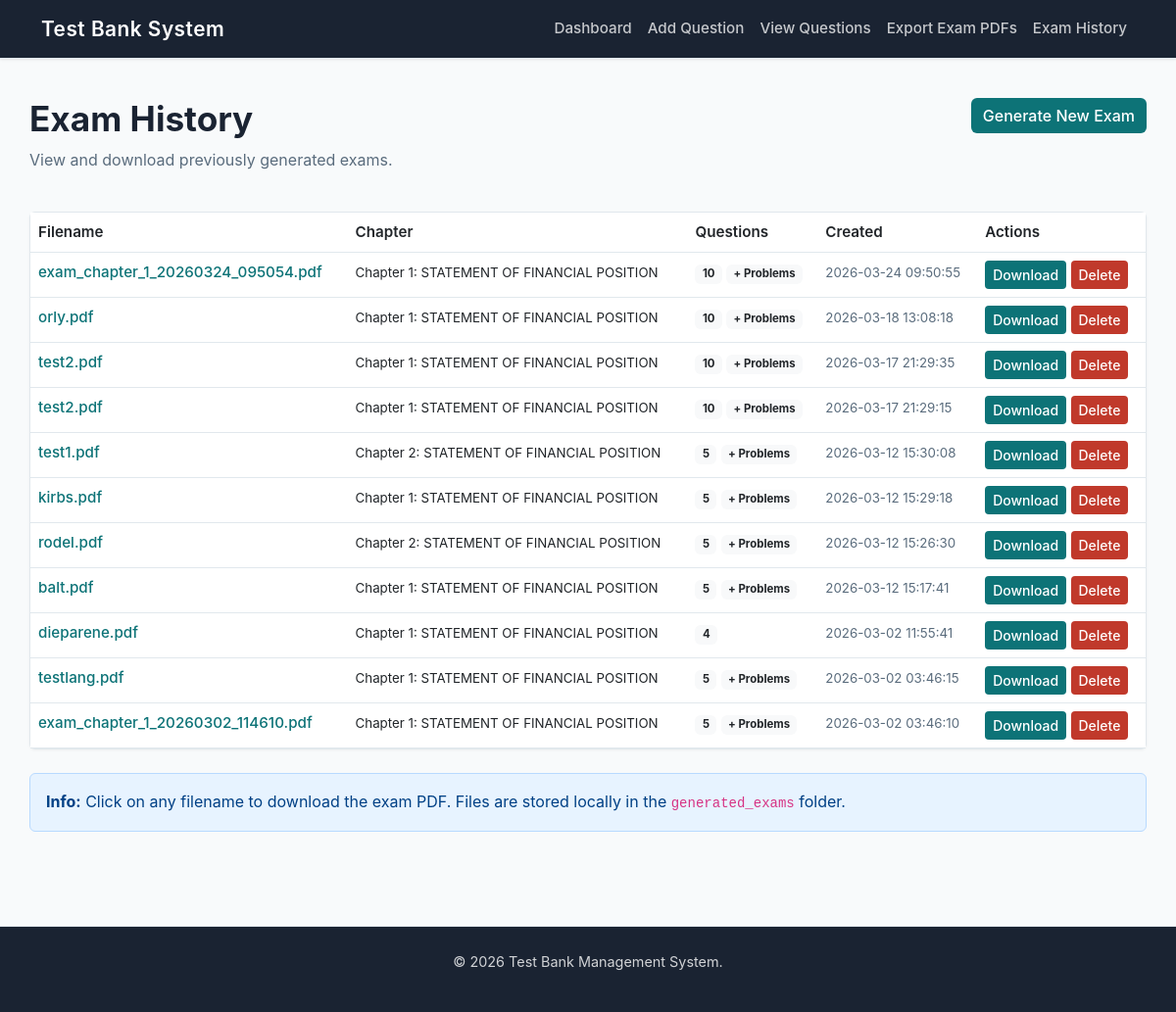
The page /exam_history on the database its author committed.
### tables this page shows
CREATE TABLE exam_history (
            id INTEGER PRIMARY KEY AUTOINCREMENT,
            chapter_id INTEGER NOT NULL,
            filename TEXT NOT NULL,
            file_path TEXT NOT NULL,
            created_date TIMESTAMP DEFAULT CURRENT_TIMESTAMP,
            num_questions INTEGER NOT NULL,
            include_problems INTEGER DEFAULT 0,
            FOREIGN KEY (chapter_id) REFERENCES chapters(id)
        );

CREATE TABLE chapters (
            id INTEGER PRIMARY KEY AUTOINCREMENT,
            chapter_number INTEGER NOT NULL,
            chapter_title TEXT NOT NULL
        );

### app.py (the view)
@app.route("/exam_history")
def exam_history():
    conn = get_db()
    cursor = conn.cursor()
    cursor.execute("""
        SELECT eh.*, c.chapter_number, c.chapter_title
        FROM exam_history eh
        JOIN chapters c ON eh.chapter_id = c.id
        ORDER BY eh.created_date DESC
    """)
    exams = cursor.fetchall()
    conn.close()
    return render_template("exam_history.html", exams=exams)

### app.py (called while the page is built)
def get_db():
    conn = sqlite3.connect("testbank.db")
    conn.row_factory = sqlite3.Row
    return conn

### templates/exam_history.html (shortened to what this page needs)
{% extends "base.html" %}
{% block content %}
<div class="row mb-4">
    <div class="col-md-8">
        <h1>Exam History</h1>
        <p class="text-muted">View and download previously generated exams.</p>
    </div>
    <div class="col-md-4 text-end">
        <a href="/generate_exam" class="btn btn-primary">Generate New Exam</a>
    </div>
</div>
{% if exams %}
<div class="card">
    <div class="table-responsive">
        <table class="table table-hover mb-0">
            <thead>
                <tr>
                    <th>Filename</th>
                    <th>Chapter</th>
                    <th>Questions</th>
                    <th>Created</th>
                    <th>Actions</th>
                </tr>
            </thead>
            <tbody>
                {% for exam in exams %}
                <tr>
                    <td>
                        <a href="/download_exam/{{ exam.id }}" style="color: #0d7377; text-decoration: none; font-weight: 500;">
                            {{ exam.filename }}
                        </a>
                    </td>
                    <td>
                        <small>Chapter {{ exam.chapter_number }}: {{ exam.chapter_title }}</small>
                    </td>
                    <td>
                        <span class="badge bg-light text-dark">{{ exam.num_questions }}</span>
                        {% if exam.include_problems %}<span class="badge bg-light text-dark">+ Problems</span>{% endif %}
                    </td>
                    <td>
                        <small class="text-muted">{{ exam.created_date }}</small>
                    </td>
                    <td>
                        <a href="/download_exam/{{ exam.id }}" class="btn btn-sm btn-primary">Download</a>
                        <form action="/delete_exam/{{ exam.id }}" method="POST" style="display: inline;">
                            <button type="submit" class="btn btn-sm btn-danger" onclick="return confirm('Delete this exam from history?')">Delete</button>
                        </form>
                    </td>
                </tr>
                {% endfor %}
            </tbody>
        </table>
    </div>
</div>
<div class="alert alert-info mt-4">
    <p style="margin-bottom: 0;"><strong>Info:</strong> Click on any filename to download the exam PDF. Files are stored locally in the <code>generated_exams</code> folder.</p>
</div>
{% else %}
<div class="alert alert-info">
    <strong>No exams generated yet.</strong> <a href="/generate_exam">Generate your first exam</a> to see it appear in this history.
</div>
{% endif %}
{% endblock %}

### templates/base.html (shortened to what this page needs)
<!DOCTYPE html>
<html lang="en">
<head>
    <link href="https://cdn.jsdelivr.net/npm/bootstrap@5.3.0/dist/css/bootstrap.min.css" rel="stylesheet">
</head>
<body>
    <nav class="navbar navbar-expand-lg navbar-dark">
        <div class="container-lg">
            <a class="navbar-brand" href="/">Test Bank System</a>
            <div class="collapse navbar-collapse" id="navbarNav">
                <ul class="navbar-nav ms-auto">
                    <li class="nav-item">
                        <a class="nav-link" href="/">Dashboard</a>
                    </li>
                    <li class="nav-item">
                        <a class="nav-link" href="/add_question">Add Question</a>
                    </li>
                    <li class="nav-item">
                        <a class="nav-link" href="/chapters">View Questions</a>
                    </li>
                    <li class="nav-item">
                        <a class="nav-link" href="/generate_exam">Export Exam PDFs</a>
                    </li>
                    <li class="nav-item">
                        <a class="nav-link" href="/exam_history">Exam History</a>
                    </li>
                </ul>
            </div>
        </div>
    </nav>
    <div class="container-lg container-main">
        {% block content %}{% endblock %}
    </div>
    <footer>
        <p>&copy; 2026 Test Bank Management System.</p>
    </footer>
</body>
</html>

### templates/base.html (style rules this page uses)
:root { --primary-dark: #1a2332; --primary-light: #2d3e50; --accent-teal: #0d7377; --accent-light: #4ecdc4; --text-dark: #2b3e4f; --text-light: #5a6c7d; --bg-light: #f8fafb; --bg-white: #ffffff; --border-color: #e1e8ed; --success: #27ae60; --warning: #f39c12; --danger: #c0392b; --info: #3498db; }
* { font-family: -apple-system, BlinkMacSystemFont, 'Segoe UI', 'Roboto', 'Oxygen', 'Ubuntu', 'Cantarell', 'Fira Sans', 'Droid Sans', 'Helvetica Neue', sans-serif; }
body { display: flex; flex-direction: column; min-height: 100vh; background-color: var(--bg-light); color: var(--text-dark); line-height: 1.6; }
nav.navbar { background-color: var(--primary-dark); box-shadow: 0 1px 3px rgba(0, 0, 0, 0.08); border-bottom: 1px solid var(--border-color); }
nav.navbar .navbar-brand { font-weight: 600; font-size: 1.3rem; color: var(--bg-white) !important; letter-spacing: 0.5px; }
nav.navbar .nav-link { color: rgba(255, 255, 255, 0.75) !important; transition: color 0.2s; font-weight: 500; font-size: 0.95rem; }
.container-main { flex: 1; padding: 40px 0; }
.card { border: 1px solid var(--border-color); border-radius: 6px; box-shadow: 0 1px 3px rgba(0, 0, 0, 0.05); transition: box-shadow 0.3s, border-color 0.3s; background-color: var(--bg-white); }
.btn-primary { background-color: var(--accent-teal); border: none; font-weight: 500; transition: all 0.2s; }
.btn-danger { background-color: var(--danger); border: none; font-weight: 500; }
h1 { color: var(--primary-dark); font-weight: 700; margin-bottom: 8px; font-size: 2.2rem; }
.text-muted { color: var(--text-light) !important; }
.alert { border: 1px solid rgba(0, 0, 0, 0.05); border-radius: 6px; }
.alert-info { background-color: #e7f3ff; color: #004085; border-color: #b8daff; }
footer { background-color: var(--primary-dark); color: rgba(255, 255, 255, 0.8); text-align: center; padding: 24px; margin-top: 40px; font-size: 0.9rem; border-top: 1px solid var(--border-color); }
table { font-size: 0.95rem; }
th { background-color: var(--bg-light); color: var(--primary-dark); font-weight: 600; border-bottom: 2px solid var(--border-color); }
td { border-color: var(--border-color); }

### rows shown on the page
exam_history: filename "exam_chapter_1_20260324_095054.pdf", chapter_number "1", chapter_title "STATEMENT OF FINANCIAL POSITION", num_questions "10", include_problems "+ Problems", created_date "2026-03-24 09:50:55"
exam_history: filename "orly.pdf", chapter_number "1", chapter_title "STATEMENT OF FINANCIAL POSITION", num_questions "10", include_problems "+ Problems", created_date "2026-03-18 13:08:18"
exam_history: filename "test2.pdf", chapter_number "1", chapter_title "STATEMENT OF FINANCIAL POSITION", num_questions "10", include_problems "+ Problems", created_date "2026-03-17 21:29:35"
exam_history: filename "test2.pdf", chapter_number "1", chapter_title "STATEMENT OF FINANCIAL POSITION", num_questions "10", include_problems "+ Problems", created_date "2026-03-17 21:29:15"
exam_history: filename "test1.pdf", chapter_number "2", chapter_title "STATEMENT OF FINANCIAL POSITION", num_questions "5", include_problems "+ Problems", created_date "2026-03-12 15:30:08"
exam_history: filename "kirbs.pdf", chapter_number "1", chapter_title "STATEMENT OF FINANCIAL POSITION", num_questions "5", include_problems "+ Problems", created_date "2026-03-12 15:29:18"
exam_history: filename "rodel.pdf", chapter_number "2", chapter_title "STATEMENT OF FINANCIAL POSITION", num_questions "5", include_problems "+ Problems", created_date "2026-03-12 15:26:30"
exam_history: filename "balt.pdf", chapter_number "1", chapter_title "STATEMENT OF FINANCIAL POSITION", num_questions "5", include_problems "+ Problems", created_date "2026-03-12 15:17:41"
exam_history: filename "dieparene.pdf", chapter_number "1", chapter_title "STATEMENT OF FINANCIAL POSITION", num_questions "4", created_date "2026-03-02 11:55:41"
exam_history: filename "testlang.pdf", chapter_number "1", chapter_title "STATEMENT OF FINANCIAL POSITION", num_questions "5", include_problems "+ Problems", created_date "2026-03-02 03:46:15"
exam_history: filename "exam_chapter_1_20260302_114610.pdf", chapter_number "1", chapter_title "STATEMENT OF FINANCIAL POSITION", num_questions "5", include_problems "+ Problems", created_date "2026-03-02 03:46:10"
